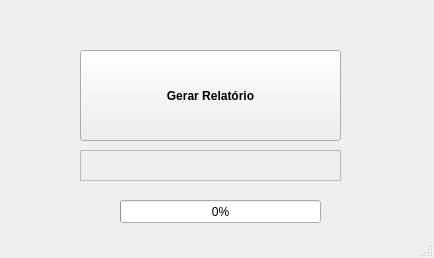
<?xml version="1.0" encoding="UTF-8"?>
<ui version="4.0">
 <class>Estoque</class>
 <widget class="QMainWindow" name="Estoque">
  <property name="geometry">
   <rect>
    <x>0</x>
    <y>0</y>
    <width>434</width>
    <height>258</height>
   </rect>
  </property>
  <property name="windowTitle">
   <string>Gerador de Relatório de Estoque</string>
  </property>
  <property name="autoFillBackground">
   <bool>false</bool>
  </property>
  <property name="toolButtonStyle">
   <enum>Qt::ToolButtonStyle::ToolButtonTextOnly</enum>
  </property>
  <property name="tabShape">
   <enum>QTabWidget::TabShape::Rounded</enum>
  </property>
  <widget class="QWidget" name="centralwidget">
   <widget class="QPushButton" name="pushButton">
    <property name="geometry">
     <rect>
      <x>80</x>
      <y>50</y>
      <width>261</width>
      <height>91</height>
     </rect>
    </property>
    <property name="font">
     <font>
      <bold>true</bold>
     </font>
    </property>
    <property name="toolTip">
     <string extracomment="Clique para gerar a planilha de relatório de estoque">&lt;html&gt;&lt;head/&gt;&lt;body&gt;&lt;p&gt;&lt;span style=&quot; font-weight:400;&quot;&gt;Clique para gerar o Relatório de Estoque&lt;/span&gt;&lt;/p&gt;&lt;/body&gt;&lt;/html&gt;</string>
    </property>
    <property name="locale">
     <locale language="Portuguese" country="Brazil"/>
    </property>
    <property name="text">
     <string>Gerar Relatório</string>
    </property>
   </widget>
   <widget class="QProgressBar" name="progressBar">
    <property name="geometry">
     <rect>
      <x>120</x>
      <y>200</y>
      <width>201</width>
      <height>23</height>
     </rect>
    </property>
    <property name="value">
     <number>0</number>
    </property>
   </widget>
   <widget class="QTextBrowser" name="textBrowser">
    <property name="enabled">
     <bool>false</bool>
    </property>
    <property name="geometry">
     <rect>
      <x>80</x>
      <y>150</y>
      <width>261</width>
      <height>31</height>
     </rect>
    </property>
    <property name="autoFillBackground">
     <bool>true</bool>
    </property>
   </widget>
  </widget>
  <widget class="QStatusBar" name="statusbar"/>
 </widget>
 <resources/>
 <connections/>
</ui>
